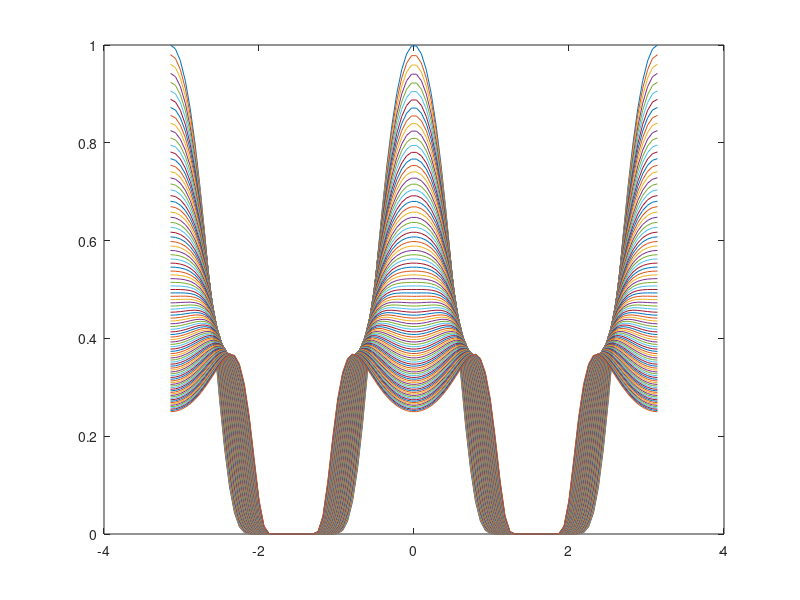

Source code (MATLAB):
%% beckmandistribution visualization
angle = linspace(-pi,pi);
m = linspace(0.5,1);
for i = 1:length(m)
    exponent = tan(angle)./m(i);
    cosa = cos(angle);
    num = exp(-exponent.*exponent);
    denom = 4 .*m(i).*m(i) .* cosa.^4;
    z(i,:) = num./denom;
end

plot(angle, z')
